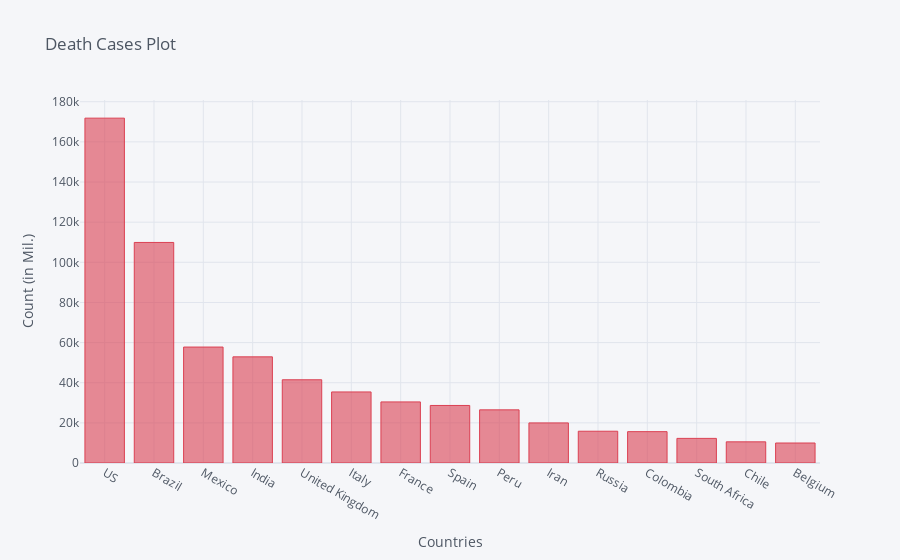

The notebook cell this image was saved under:
### Code cell
death_df2_plot.iplot(kind='bar', x='Country/Region', y='8/18/20',color='red',
                    title='Death Cases Plot',xTitle='Countries',yTitle='Count (in Mil.)')

### Figure 1 — Plotly figure (JSON) as saved in the notebook; plotly's stock layout.template omitted (floating-point values rounded to 4 significant figures)
{"data": [{"marker": {"color": "rgba(219, 64, 82, 0.6)", "line": {"color": "rgba(219, 64, 82, 1.0)", "width": 1}}, "name": "8/18/20", "orientation": "v", "text": "", "type": "bar", "x": ["US", "Brazil", "Mexico", "India", "United Kingdom", "Italy", "France", "Spain", "Peru", "Iran", "Russia", "Colombia", "South Africa", "Chile", "Belgium"], "y": [171821, 109888, 57774, 52888, 41466, 35405, 30434, 28670, 26481, 19972, 15836, 15619, 12264, 10546, 9959]}], "layout": {"legend": {"bgcolor": "#F5F6F9", "font": {"color": "#4D5663"}}, "paper_bgcolor": "#F5F6F9", "plot_bgcolor": "#F5F6F9", "title": {"font": {"color": "#4D5663"}, "text": "Death Cases Plot"}, "xaxis": {"gridcolor": "#E1E5ED", "showgrid": true, "tickfont": {"color": "#4D5663"}, "title": {"font": {"color": "#4D5663"}, "text": "Countries"}, "zerolinecolor": "#E1E5ED"}, "yaxis": {"gridcolor": "#E1E5ED", "showgrid": true, "tickfont": {"color": "#4D5663"}, "title": {"font": {"color": "#4D5663"}, "text": "Count (in Mil.)"}, "zerolinecolor": "#E1E5ED"}}}
